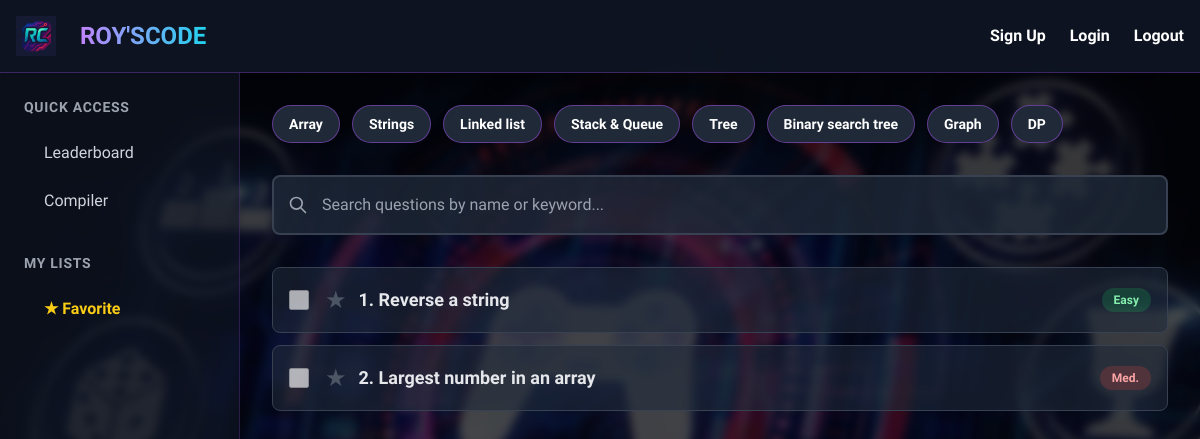
Before: /dashboard/ with the older database file.
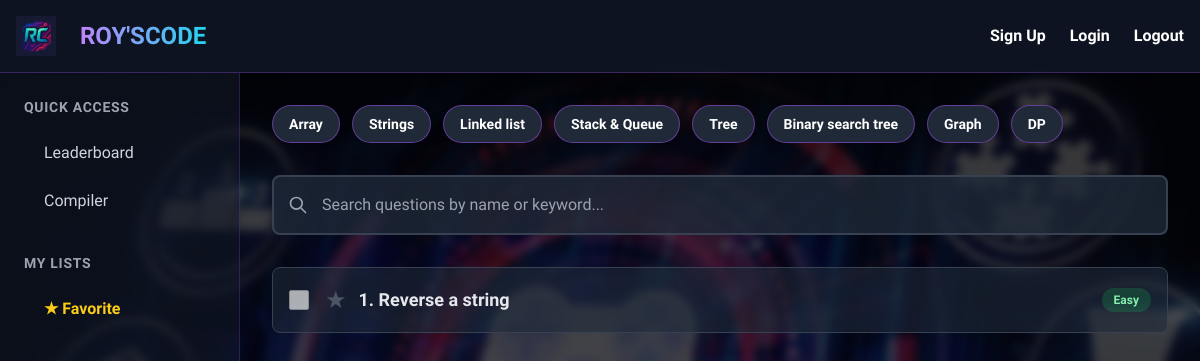
After: the same page with the newer database file.
### dashboard/models.py (models this page shows, shortened)
class Topic(models.Model):
    name = models.CharField(max_length=100)

class Question(models.Model):
    title = models.CharField(max_length=255)
    topic = models.ForeignKey(Topic, on_delete=models.CASCADE, related_name='questions')
    difficulty = models.CharField(max_length=10, choices=[("Easy", "Easy"), ("Med.", "Medium"), ("Hard", "Hard")])
    is_active = models.BooleanField(default=True)

### dashboard/views.py (the view)
# urls.py: path('dashboard/', include('dashboard.urls')),
def dashboard(request):
    topics = Topic.objects.all()
    search_query = request.GET.get("search", "")
    selected_topic_id_str = request.GET.get("topic")
    questions = Question.objects.filter(is_active=True)
    active_topic_id = None
    if search_query:
        questions = questions.filter(
            Q(title__icontains=search_query)
        )
    elif selected_topic_id_str and selected_topic_id_str.isdigit():
        active_topic_id = int(selected_topic_id_str)
        questions = questions.filter(topic_id=active_topic_id)
    else:
        default_topic = Topic.objects.filter(name__iexact="array").first()
        if default_topic:
            questions = questions.filter(topic=default_topic)
            active_topic_id = default_topic.id
        else:
            questions = questions.none()
    if request.user.is_authenticated:
        solved_question_ids = set(UserSolvedQuestion.objects.filter(user=request.user).values_list('question_id', flat=True))
        favorited_question_ids = set(UserSolvedQuestion.objects.filter(user=request.user, is_favorite=True).values_list('question_id', flat=True))
    else:
        solved_question_ids = set()
        favorited_question_ids = set()
    context = {
        "topics": topics,
        "questions": questions,
        "selected_topic_id": active_topic_id,
        "solved_question_ids": solved_question_ids,
        "favorited_question_ids": favorited_question_ids,
        "search_query": search_query,
    }
    return render(request, "dashboard.html", context)

### dashboard/templates/dashboard.html (shortened to what the changed rows need)
{% load static %}
<!DOCTYPE html>
<html lang="en">
<head>
  <script src="https://cdn.tailwindcss.com"></script>
</head>
<body class="text-white">
  <div class="min-h-screen bg-black/70 backdrop-blur-sm">
    <div class="flex">
      <aside class="w-1/5 bg-gray-900/60 h-[calc(100vh-68px)] p-6 border-r border-purple-500/20">
        <h2 class="font-bold text-sm uppercase text-gray-400 mb-4 tracking-wider">Quick Access</h2>
        <h2 class="font-bold text-sm uppercase text-gray-400 mt-8 mb-4 tracking-wider">My Lists</h2>
      </aside>
      <main class="w-4/5 p-8 overflow-y-auto h-[calc(100vh-68px)]">
        <div class="flex flex-wrap gap-3 mb-8">
            {% for topic in topics %}
                <a href="?topic={{ topic.id }}" class="px-4 py-2 text-sm font-semibold bg-gray-800 border border-purple-500/50 rounded-full hover:bg-purple-500/20 hover:text-purple-300 hover:border-purple-400 transition-all">
                    {{ topic.name }}
                </a>
            {% endfor %}
        </div>
        <div class="space-y-3">
          {% for question in questions %}
            <div class="flex items-center justify-between p-4 bg-gray-800/60 hover:bg-gray-700/80 border border-gray-700 hover:border-purple-500 rounded-lg transition-all transform hover:scale-[1.02]">
              <div class="flex items-center space-x-4">
                <input
                  type="checkbox"
                  class="h-5 w-5 bg-gray-900 border-gray-600 rounded text-purple-500 focus:ring-purple-600"
                  disabled
>
                <div class="flex items-center space-x-3">
                    <a href="{% url 'toggle_favorite' question.id %}" title="Toggle Favorite">
                        <span class="text-2xl transition-transform transform hover:scale-125
                            {% if question.id in favorited_question_ids %}
                                text-yellow-400
                            {% else %}
                                text-gray-600 hover:text-yellow-300
                            {% endif %}
                        ">★</span>
                    </a>
                    <a href="{% url 'problem_detail' question.id %}" class="text-lg font-bold text-gray-200 hover:text-purple-400 transition-colors">{{ forloop.counter }}. {{ question.title }}</a>
                </div>
              </div>
              <span class="px-3 py-1 text-xs font-bold rounded-full
                {% if question.difficulty == 'Easy' %} bg-green-500/20 text-green-300
                {% elif question.difficulty == 'Medium' %} bg-yellow-500/20 text-yellow-300
                {% else %} bg-red-500/20 text-red-300 {% endif %}">
                {{ question.difficulty }}
              </span>
            </div>
          {% endfor %}
        </div>
      </main>
    </div>
  </div>
</body>
</html>

Changed rows visible on the page:
removed Question: title "Largest number in an array", difficulty "Med."
